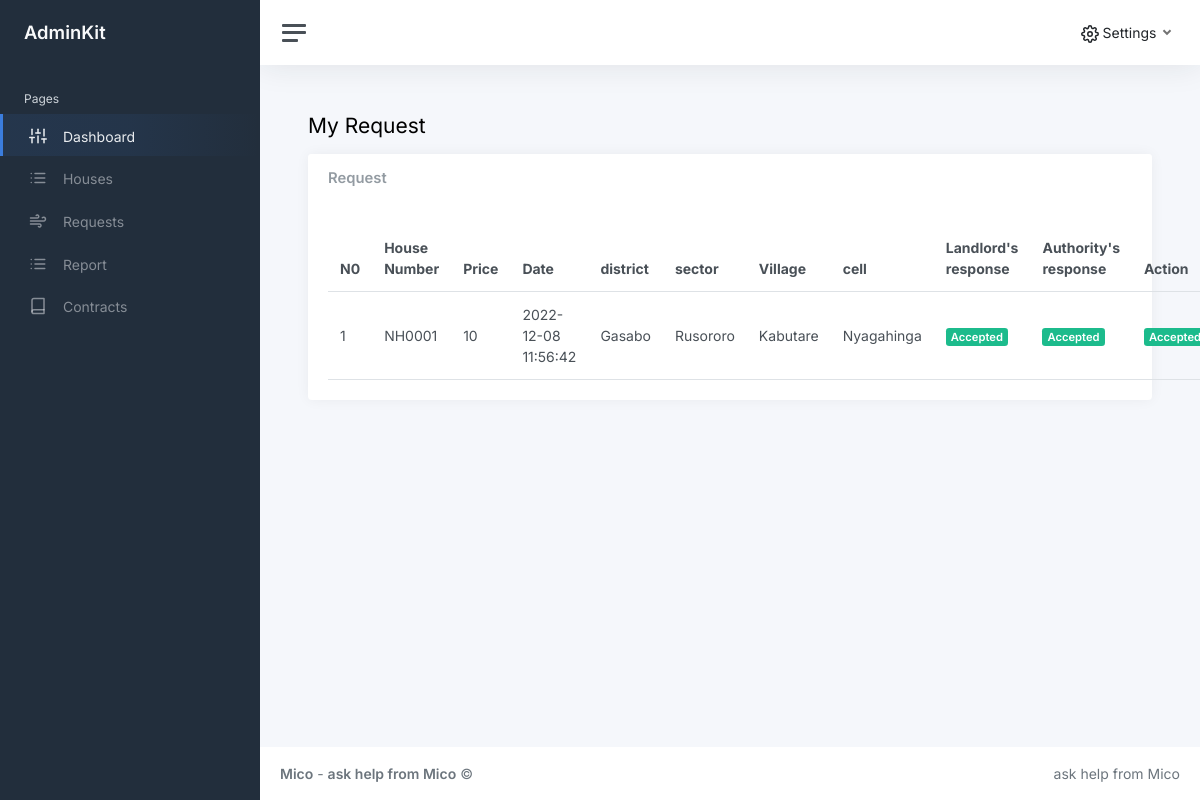
Screenshot of /landlord/pendingHouse.php (signed in) with the database file from the repository.
### tables this page shows
CREATE TABLE `requesttable` (
  `reqID` int(11) NOT NULL,
  `clientID` int(11) NOT NULL,
  `houseReference` varchar(20) NOT NULL,
  `statusLandlord` varchar(12) DEFAULT NULL,
  `statusAuthority` varchar(12) DEFAULT NULL,
  `status` int(2) NOT NULL,
  `dateOn` datetime NOT NULL DEFAULT current_timestamp()
);

CREATE TABLE `tbl_house` (
  `hid` int(11) NOT NULL,
  `reference` varchar(15) NOT NULL,
  `houseNumber` varchar(10) NOT NULL,
  `price` varchar(10) NOT NULL,
  `district` varchar(20) NOT NULL,
  `sector` varchar(20) NOT NULL,
  `village` varchar(20) NOT NULL,
  `cell` varchar(20) NOT NULL,
  `owner` int(11) NOT NULL,
  `details` longtext NOT NULL,
  `thumbnailPath` varchar(255) NOT NULL,
  `date` datetime NOT NULL DEFAULT current_timestamp(),
  `status` int(1) NOT NULL
);

### landlord/pendingHouse.php (the view, shortened to what this page needs)
<?php
include('../includes/config.php');
if (strlen($_SESSION['landID']) == 0) {
    header('location:../landlord.php');
} else {
    ?>
<!DOCTYPE html>
<html lang="en">
<head>
    <link href="../static/css/app.css" rel="stylesheet">
</head>
<body>
    <div class="wrapper">
        <?php include 'includes/sidebar.php'; ?>
        <div class="main">
            <?php include 'includes/topbar.php'; ?>
            <main class="content">
                <div class="container-fluid p-0">
                    <h1 class="h3 mb-3">My Request</h1>
                    <div class="row">
                        <div class="col-12">
                            <div class="card">
                                <div class="card-header">
                                    <h5 class="card-title mb-0">Request</h5>
                                </div>
                                <div class="card-body">
                                    <table class="table table-hover my-0">
                                        <thead>
                                            <tr>
                                                <th>N0</th>
                                                <th>House Number</th>
                                                <th class="d-none d-xl-table-cell">
                                                    Price</th>
                                                <th>Date</th>
                                                <th>district</th>
                                                <th>sector</th>
                                                <th>Village</th>
                                                <th>cell</th>
                                                <th>Landlord's response</th>
                                                <th>Authority's response</th>
                                                <th>Action</th>
                                            </tr>
                                        </thead>
                                        <tbody>
                                            <?php
                                                $selectUsers = mysqli_query($con,"SELECT *,requesttable.status as staReq FROM requesttable LEFT JOIN tbl_house ON
                                                tbl_house.reference = requesttable.houseReference");
                                                $number=1;
                                               while ($row = mysqli_fetch_array($selectUsers)) {
                                                ?>
                                            <tr>
                                                <td><?php echo $number;?></td>
                                                <td class="d-none d-xl-table-cell">
                                                    <?php echo $row['houseNumber'];?>
                                                </td>
                                                <td class="d-none d-xl-table-cell">
                                                    <?php echo $row['price'];?></td>
                                                <td class="d-none d-xl-table-cell">
                                                    <?php echo $row['date'];?></td>
                                                <td class="d-none d-xl-table-cell">
                                                    <?php echo $row['district'];?></td>
                                                <td class="d-none d-xl-table-cell">
                                                    <?php echo $row['sector'];?></td>
                                                <td class="d-none d-xl-table-cell">
                                                    <?php echo $row['village'];?></td>
                                                <td class="d-none d-xl-table-cell">
                                                    <?php echo $row['cell'];?></td>
                                                <td class="d-none d-xl-table-cell">
                                                    <?php
                                                         if ($row['statusLandlord'] == "success") {
                                                             echo "<span class='badge bg-success'>Accepted</span>";
                                                         }elseif($row['statusLandlord'] == "rejected"){
                                                            echo "<span class='badge bg-danger'>Rejected</span>";
                                                         }else {
                                                             echo "<span class='badge bg-warning'>Pending</span>";
                                                         }
                                                         ?>
                                                </td>
                                                <td class="d-none d-xl-table-cell">
                                                    <?php
                                                         if ($row['statusAuthority'] == "success") {
                                                             echo "<span class='badge bg-success'>Accepted</span>";
                                                         }elseif($row['statusAuthority'] == "rejected"){
                                                            echo "<span class='badge bg-danger'>Rejected</span>";
                                                         }else {
                                                             echo "<span class='badge bg-warning'>Pending</span>";
                                                         }
                                                         ?>
                                                </td>
                                                <td>
                                                    <?php
                                                         if ($row['statusLandlord'] == "success") {
                                                             echo "<span class='badge bg-success'>Accepted</span>";
                                                         }
                                                         ?>
                                                </td>
                                            </tr>
                                            <?php
                                                $number+=1;
                                               }
                                          ?>
                                        </tbody>
                                    </table>
                                </div>
                            </div>
                        </div>
                    </div>
                </div>
            </main>
            <?php include 'includes/footer.php'; ?>
        </div>
    </div>
</body>
</html>
<?php } ?>

### rows the page displays
requesttable: tbl_house.houseNumber "NH0001", tbl_house.price "10", tbl_house.date "2022-12-08 11:56:42", tbl_house.district "Gasabo", tbl_house.sector "Rusororo", tbl_house.village "Kabutare", tbl_house.cell "Nyagahinga", statusLandlord "Accepted", statusAuthority "Accepted"
